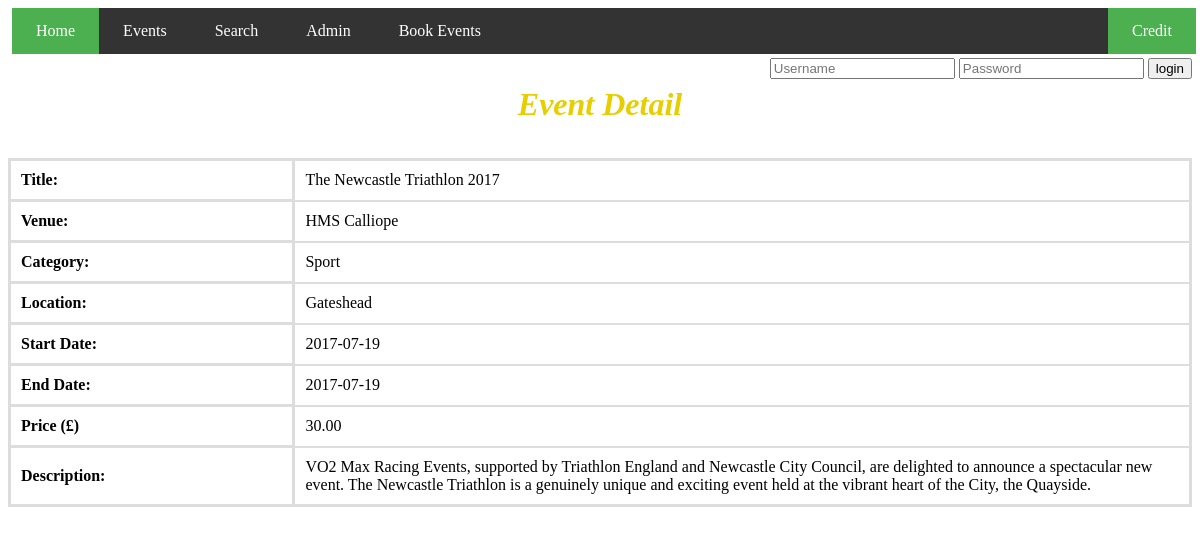
Screenshot of /detail.php?id=2 with the database file from the repository.
### tables this page shows
CREATE TABLE `te_events` (
  `eventID` int(10) NOT NULL AUTO_INCREMENT,
  `eventTitle` varchar(256) NOT NULL,
  `eventDescription` varchar(256) DEFAULT NULL,
  `venueID` varchar(6) DEFAULT NULL,
  `catID` varchar(6) DEFAULT NULL,
  `eventStartDate` date DEFAULT NULL,
  `eventEndDate` date DEFAULT NULL,
  `eventPrice` decimal(4,2) DEFAULT NULL,
  PRIMARY KEY (`eventID`)
);

CREATE TABLE `te_venue` (
  `venueID` varchar(6) NOT NULL DEFAULT '',
  `venueName` varchar(40) DEFAULT NULL,
  `location` varchar(30) DEFAULT NULL,
  PRIMARY KEY (`venueID`)
);

CREATE TABLE `te_category` (
  `catID` varchar(6) NOT NULL DEFAULT '',
  `catDesc` varchar(30) DEFAULT NULL,
  PRIMARY KEY (`catID`)
);

### detail.php (the view, shortened to what this page needs)
<?php
include_once "login.php";
?>
  <div>
<ul>
	<li><a class="active" href="index.php">Home</a></li>
	<li><a  href="events.php">Events</a></li>
	<li><a href="search.php">Search</a></li>
	<li><a href="admin.php">Admin</a></li>
        <li><a href="bookEventsForm.php">Book Events</a></li>
	<li style="float:right"><a class="active" href="credit.html">Credit</a></li>
</ul>
  </div>
<?php
  include_once "login-form.php";
?>
  <h2>Event Detail</h2>
<?php
 $eventID = $_GET['id'];
	$sql = "SELECT * FROM te_events JOIN te_venue ON te_venue.venueID = te_events.venueID JOIN te_category ON te_category.catID = te_events.catID WHERE te_events.eventID = $eventID";
    $queryresult = mysqli_query($conn, $sql) or die(mysqli_error($conn));
	while ($row = mysqli_fetch_array($queryresult)) {
            $venueName = $row['venueName'];
			$catName = $row['catDesc'];
			$eventStartDate = $row['eventStartDate'];
			$eventEndDate = $row['eventEndDate'];
			$eventPrice = $row['eventPrice'];
			$eventTitle = $row['eventTitle'];
			$eventDescription = $row['eventDescription'];
			$location = $row['location'];
	}
?>
  <table>
  <tr>
        <th style="width:30%">Title: </th>
    <td><?php echo $eventTitle; ?></td>
  </tr>
  <tr>
    <th>Venue:</th>
    <td><?php echo $venueName; ?></td>
  </tr>
  <tr>
    <th>Category:</th>
    <td><?php echo $catName; ?></td>
  </tr>
    <tr>
    <th>Location:</th>
    <td><?php echo $location; ?></td>
  </tr>
  <tr>
    <th>Start Date:</th>
    <td><?php echo $eventStartDate; ?></td>
  </tr>
  <tr>
    <th>End Date:</th>
    <td><?php echo $eventEndDate; ?></td>
  </tr>
  <tr>
    <th>Price (£)</th>
    <td><?php echo $eventPrice; ?></td>
  </tr>
  <tr>
    <th>Description:</th>
    <td><?php echo $eventDescription; ?></td>
  </tr>
</table>
</body>
</html>

### css/style.css (style rules this page uses)
ul { list-style-type: none; margin: 4px; padding: 0; overflow: hidden; background-color: #333; width:100%; }
li { float: left; }
li a { display: block; color: white; text-align: center; padding: 14px 24px; text-decoration: none; }
.active { background-color: #4CAF50; }
table { table-layout: fixed; width: 100%; padding:15px; border-collapse:collapse; font-family:Georgia, "Times New Roman", Times, serif; border:solid #ddd 3px; margin-top: 8px; white-space:pre-line; }
td { border: solid #ddd 2px; overflow: hidden; width: 100%; padding:10px; }
th { border: solid #ddd 3px; width: 100%; text-align: left; padding:10px; }
h1,h3,h2 { font: bold italic 2em/1em "Times New Roman", "MS Serif", "New York", serif; margin: 0; padding: 30px; color: #e7ce00; text-align: center; }

### rows the page displays
te_events: eventTitle "The Newcastle Triathlon 2017", venueID.venueName "HMS Calliope", catID.catDesc "Sport", venueID.location "Gateshead", eventStartDate "2017-07-19", eventEndDate "2017-07-19", eventPrice "30.00", eventDescription "VO2 Max Racing Events, supported by Triathlon England and Newcastle City Council, are delighted to announce a spectacular new event. The Newcastle Triathlon is a genuinely unique and exciting event held at the vibrant heart of the City, the Quayside."
